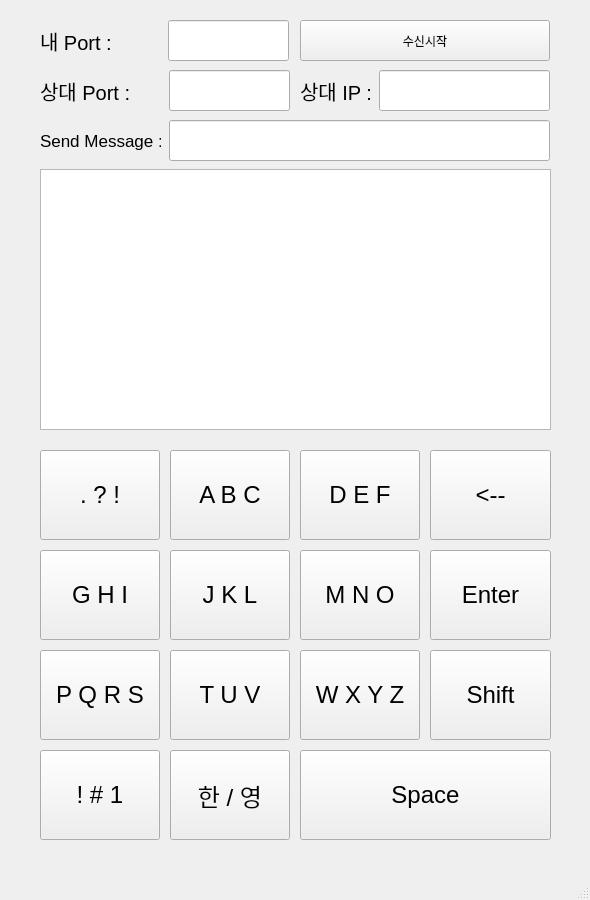
<?xml version="1.0" encoding="UTF-8"?>
<ui version="4.0">
 <class>MainWindow</class>
 <widget class="QMainWindow" name="MainWindow">
  <property name="geometry">
   <rect>
    <x>0</x>
    <y>0</y>
    <width>590</width>
    <height>900</height>
   </rect>
  </property>
  <property name="windowTitle">
   <string>MainWindow</string>
  </property>
  <widget class="QWidget" name="centralwidget">
   <widget class="QPushButton" name="punctuationButton">
    <property name="geometry">
     <rect>
      <x>40</x>
      <y>450</y>
      <width>120</width>
      <height>90</height>
     </rect>
    </property>
    <property name="font">
     <font>
      <pointsize>18</pointsize>
     </font>
    </property>
    <property name="text">
     <string>. ? !</string>
    </property>
   </widget>
   <widget class="QPushButton" name="abcButton">
    <property name="geometry">
     <rect>
      <x>170</x>
      <y>450</y>
      <width>120</width>
      <height>90</height>
     </rect>
    </property>
    <property name="font">
     <font>
      <pointsize>18</pointsize>
     </font>
    </property>
    <property name="text">
     <string>A B C</string>
    </property>
   </widget>
   <widget class="QPushButton" name="defButton">
    <property name="geometry">
     <rect>
      <x>300</x>
      <y>450</y>
      <width>120</width>
      <height>90</height>
     </rect>
    </property>
    <property name="font">
     <font>
      <pointsize>18</pointsize>
     </font>
    </property>
    <property name="text">
     <string>D E F</string>
    </property>
   </widget>
   <widget class="QPushButton" name="backspaceButton">
    <property name="geometry">
     <rect>
      <x>430</x>
      <y>450</y>
      <width>121</width>
      <height>90</height>
     </rect>
    </property>
    <property name="font">
     <font>
      <pointsize>18</pointsize>
     </font>
    </property>
    <property name="text">
     <string>&lt;--</string>
    </property>
   </widget>
   <widget class="QPushButton" name="ghiButton">
    <property name="geometry">
     <rect>
      <x>40</x>
      <y>550</y>
      <width>120</width>
      <height>90</height>
     </rect>
    </property>
    <property name="font">
     <font>
      <pointsize>18</pointsize>
     </font>
    </property>
    <property name="text">
     <string>G H I</string>
    </property>
   </widget>
   <widget class="QPushButton" name="jklButton">
    <property name="geometry">
     <rect>
      <x>170</x>
      <y>550</y>
      <width>120</width>
      <height>90</height>
     </rect>
    </property>
    <property name="font">
     <font>
      <pointsize>18</pointsize>
     </font>
    </property>
    <property name="text">
     <string>J K L</string>
    </property>
   </widget>
   <widget class="QPushButton" name="mnoButton">
    <property name="geometry">
     <rect>
      <x>300</x>
      <y>550</y>
      <width>120</width>
      <height>90</height>
     </rect>
    </property>
    <property name="font">
     <font>
      <pointsize>18</pointsize>
     </font>
    </property>
    <property name="text">
     <string>M N O</string>
    </property>
   </widget>
   <widget class="QPushButton" name="enterButton">
    <property name="geometry">
     <rect>
      <x>430</x>
      <y>550</y>
      <width>121</width>
      <height>90</height>
     </rect>
    </property>
    <property name="font">
     <font>
      <pointsize>18</pointsize>
     </font>
    </property>
    <property name="text">
     <string>Enter</string>
    </property>
   </widget>
   <widget class="QPushButton" name="pqrsButton">
    <property name="geometry">
     <rect>
      <x>40</x>
      <y>650</y>
      <width>120</width>
      <height>90</height>
     </rect>
    </property>
    <property name="font">
     <font>
      <pointsize>18</pointsize>
     </font>
    </property>
    <property name="text">
     <string>P Q R S</string>
    </property>
   </widget>
   <widget class="QPushButton" name="tuvButton">
    <property name="geometry">
     <rect>
      <x>170</x>
      <y>650</y>
      <width>120</width>
      <height>90</height>
     </rect>
    </property>
    <property name="font">
     <font>
      <pointsize>18</pointsize>
     </font>
    </property>
    <property name="text">
     <string>T U V</string>
    </property>
   </widget>
   <widget class="QPushButton" name="wxyzButton">
    <property name="geometry">
     <rect>
      <x>300</x>
      <y>650</y>
      <width>120</width>
      <height>90</height>
     </rect>
    </property>
    <property name="font">
     <font>
      <pointsize>18</pointsize>
     </font>
    </property>
    <property name="text">
     <string>W X Y Z</string>
    </property>
   </widget>
   <widget class="QPushButton" name="shiftButton">
    <property name="geometry">
     <rect>
      <x>430</x>
      <y>650</y>
      <width>121</width>
      <height>90</height>
     </rect>
    </property>
    <property name="font">
     <font>
      <pointsize>18</pointsize>
     </font>
    </property>
    <property name="text">
     <string>Shift</string>
    </property>
   </widget>
   <widget class="QPushButton" name="symbolButton">
    <property name="geometry">
     <rect>
      <x>40</x>
      <y>750</y>
      <width>120</width>
      <height>90</height>
     </rect>
    </property>
    <property name="font">
     <font>
      <pointsize>18</pointsize>
     </font>
    </property>
    <property name="text">
     <string>! # 1</string>
    </property>
   </widget>
   <widget class="QPushButton" name="languageButton">
    <property name="geometry">
     <rect>
      <x>170</x>
      <y>750</y>
      <width>120</width>
      <height>90</height>
     </rect>
    </property>
    <property name="font">
     <font>
      <pointsize>18</pointsize>
     </font>
    </property>
    <property name="text">
     <string>한 / 영</string>
    </property>
   </widget>
   <widget class="QPushButton" name="spaceButton">
    <property name="geometry">
     <rect>
      <x>300</x>
      <y>750</y>
      <width>251</width>
      <height>90</height>
     </rect>
    </property>
    <property name="font">
     <font>
      <pointsize>18</pointsize>
     </font>
    </property>
    <property name="text">
     <string>Space</string>
    </property>
   </widget>
   <widget class="QLineEdit" name="localPortLineEdit">
    <property name="geometry">
     <rect>
      <x>168</x>
      <y>20</y>
      <width>121</width>
      <height>41</height>
     </rect>
    </property>
   </widget>
   <widget class="QLineEdit" name="peerIpLineEdit">
    <property name="geometry">
     <rect>
      <x>379</x>
      <y>70</y>
      <width>171</width>
      <height>41</height>
     </rect>
    </property>
   </widget>
   <widget class="QLineEdit" name="peerPortLineEdit">
    <property name="geometry">
     <rect>
      <x>169</x>
      <y>70</y>
      <width>121</width>
      <height>41</height>
     </rect>
    </property>
   </widget>
   <widget class="QLineEdit" name="inputLineEdit">
    <property name="geometry">
     <rect>
      <x>169</x>
      <y>120</y>
      <width>381</width>
      <height>41</height>
     </rect>
    </property>
   </widget>
   <widget class="QTextEdit" name="chatTextEdit">
    <property name="geometry">
     <rect>
      <x>40</x>
      <y>169</y>
      <width>511</width>
      <height>261</height>
     </rect>
    </property>
   </widget>
   <widget class="QPushButton" name="bindButton">
    <property name="geometry">
     <rect>
      <x>300</x>
      <y>20</y>
      <width>250</width>
      <height>41</height>
     </rect>
    </property>
    <property name="text">
     <string>수신시작</string>
    </property>
   </widget>
   <widget class="QLabel" name="label">
    <property name="geometry">
     <rect>
      <x>40</x>
      <y>20</y>
      <width>71</width>
      <height>41</height>
     </rect>
    </property>
    <property name="font">
     <font>
      <pointsize>15</pointsize>
     </font>
    </property>
    <property name="text">
     <string>내 Port : </string>
    </property>
   </widget>
   <widget class="QLabel" name="label_2">
    <property name="geometry">
     <rect>
      <x>40</x>
      <y>70</y>
      <width>101</width>
      <height>41</height>
     </rect>
    </property>
    <property name="font">
     <font>
      <pointsize>15</pointsize>
     </font>
    </property>
    <property name="text">
     <string>상대 Port :</string>
    </property>
   </widget>
   <widget class="QLabel" name="label_3">
    <property name="geometry">
     <rect>
      <x>300</x>
      <y>70</y>
      <width>71</width>
      <height>41</height>
     </rect>
    </property>
    <property name="font">
     <font>
      <pointsize>15</pointsize>
     </font>
    </property>
    <property name="text">
     <string>상대 IP :</string>
    </property>
   </widget>
   <widget class="QLabel" name="label_4">
    <property name="geometry">
     <rect>
      <x>40</x>
      <y>120</y>
      <width>121</width>
      <height>41</height>
     </rect>
    </property>
    <property name="font">
     <font>
      <pointsize>13</pointsize>
     </font>
    </property>
    <property name="text">
     <string>Send Message : </string>
    </property>
   </widget>
  </widget>
  <widget class="QMenuBar" name="menubar">
   <property name="geometry">
    <rect>
     <x>0</x>
     <y>0</y>
     <width>590</width>
     <height>23</height>
    </rect>
   </property>
  </widget>
  <widget class="QStatusBar" name="statusbar"/>
 </widget>
 <resources/>
 <connections/>
</ui>
